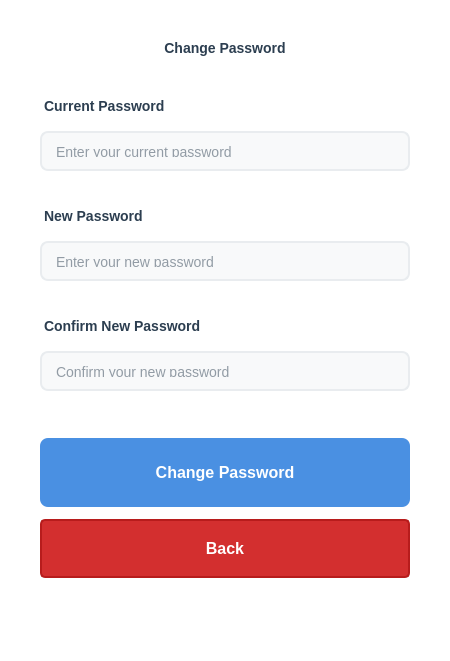
<?xml version="1.0" encoding="UTF-8"?>
<ui version="4.0">
 <class>ProfilePage</class>
 <widget class="QDialog" name="ProfilePage">
  <property name="geometry">
   <rect>
    <x>0</x>
    <y>0</y>
    <width>450</width>
    <height>600</height>
   </rect>
  </property>
  <property name="windowTitle">
   <string>Change Password</string>
  </property>
  <property name="styleSheet">
   <string notr="true">QDialog { 
    background-color: #ffffff;
}
QLabel { 
    color: #2c3e50; 
    font-size: 14px; 
    font-weight: bold;
    margin-bottom: 5px;
}
QLineEdit { 
    background-color: #f8f9fa;
    border: 2px solid #e9ecef;
    border-radius: 8px;
    padding: 12px;
    font-size: 14px;
    color: #2c3e50;
    margin-bottom: 5px;
}
QLineEdit:focus {
    border: 2px solid #4a90e2;
    background-color: white;
}
QPushButton {
    background-color: #4a90e2;
    color: white;
    border: none;
    border-radius: 8px;
    padding: 12px;
    font-size: 16px;
    font-weight: bold;
    min-height: 45px;
}
QPushButton:hover {
    background-color: #357abd;
}
QPushButton:pressed {
    background-color: #2d6da3;
}</string>
  </property>
  <layout class="QVBoxLayout" name="verticalLayout">
   <property name="spacing">
    <number>12</number>
   </property>
   <property name="leftMargin">
    <number>40</number>
   </property>
   <property name="topMargin">
    <number>40</number>
   </property>
   <property name="rightMargin">
    <number>40</number>
   </property>
   <property name="bottomMargin">
    <number>40</number>
   </property>
   <item>
    <widget class="QLabel" name="titleLabel">
     <property name="font">
      <font>
       <pointsize>24</pointsize>
       <bold>true</bold>
      </font>
     </property>
     <property name="styleSheet">
      <string notr="true">color: #2c3e50; margin-bottom: 30px;</string>
     </property>
     <property name="text">
      <string>Change Password</string>
     </property>
     <property name="alignment">
      <set>Qt::AlignCenter</set>
     </property>
    </widget>
   </item>
   <item>
    <widget class="QLabel" name="oldPasswordLabel">
     <property name="text">
      <string>Current Password</string>
     </property>
    </widget>
   </item>
   <item>
    <widget class="QLineEdit" name="oldPasswordLineEdit">
     <property name="minimumSize">
      <size>
       <width>0</width>
       <height>45</height>
      </size>
     </property>
     <property name="echoMode">
      <enum>QLineEdit::Password</enum>
     </property>
     <property name="placeholderText">
      <string>Enter your current password</string>
     </property>
    </widget>
   </item>
   <item>
    <spacer name="spacer1">
     <property name="orientation">
      <enum>Qt::Vertical</enum>
     </property>
     <property name="sizeType">
      <enum>QSizePolicy::Fixed</enum>
     </property>
     <property name="sizeHint" stdset="0">
      <size>
       <width>20</width>
       <height>20</height>
      </size>
     </property>
    </spacer>
   </item>
   <item>
    <widget class="QLabel" name="newPasswordLabel">
     <property name="text">
      <string>New Password</string>
     </property>
    </widget>
   </item>
   <item>
    <widget class="QLineEdit" name="newPasswordLineEdit">
     <property name="minimumSize">
      <size>
       <width>0</width>
       <height>45</height>
      </size>
     </property>
     <property name="echoMode">
      <enum>QLineEdit::Password</enum>
     </property>
     <property name="placeholderText">
      <string>Enter your new password</string>
     </property>
    </widget>
   </item>
   <item>
    <spacer name="spacer2">
     <property name="orientation">
      <enum>Qt::Vertical</enum>
     </property>
     <property name="sizeType">
      <enum>QSizePolicy::Fixed</enum>
     </property>
     <property name="sizeHint" stdset="0">
      <size>
       <width>20</width>
       <height>20</height>
      </size>
     </property>
    </spacer>
   </item>
   <item>
    <widget class="QLabel" name="confirmPasswordLabel">
     <property name="text">
      <string>Confirm New Password</string>
     </property>
    </widget>
   </item>
   <item>
    <widget class="QLineEdit" name="confirmPasswordLineEdit">
     <property name="minimumSize">
      <size>
       <width>0</width>
       <height>45</height>
      </size>
     </property>
     <property name="echoMode">
      <enum>QLineEdit::Password</enum>
     </property>
     <property name="placeholderText">
      <string>Confirm your new password</string>
     </property>
    </widget>
   </item>
   <item>
    <spacer name="spacer3">
     <property name="orientation">
      <enum>Qt::Vertical</enum>
     </property>
     <property name="sizeType">
      <enum>QSizePolicy::Fixed</enum>
     </property>
     <property name="sizeHint" stdset="0">
      <size>
       <width>20</width>
       <height>30</height>
      </size>
     </property>
    </spacer>
   </item>
   <item>
    <widget class="QPushButton" name="changePasswordButton">
     <property name="cursor">
      <cursorShape>PointingHandCursor</cursorShape>
     </property>
     <property name="text">
      <string>Change Password</string>
     </property>
    </widget>
   </item>
   <item>
    <widget class="QPushButton" name="backButton">
     <property name="minimumSize">
      <size>
       <width>80</width>
       <height>40</height>
      </size>
     </property>
     <property name="styleSheet">
      <string notr="true">background-color: #D32F2F; color: white; border: 2px solid #B71C1C; border-radius: 5px; padding: 5px; font-weight: bold;</string>
     </property>
     <property name="text">
      <string>Back</string>
     </property>
    </widget>
   </item>
   <item>
    <widget class="QLabel" name="messageLabel">
     <property name="styleSheet">
      <string notr="true">color: #e74c3c; 
font-weight: normal; 
margin-top: 10px;</string>
     </property>
     <property name="text">
      <string/>
     </property>
     <property name="alignment">
      <set>Qt::AlignCenter</set>
     </property>
    </widget>
   </item>
  </layout>
 </widget>
 <resources/>
 <connections/>
</ui>
